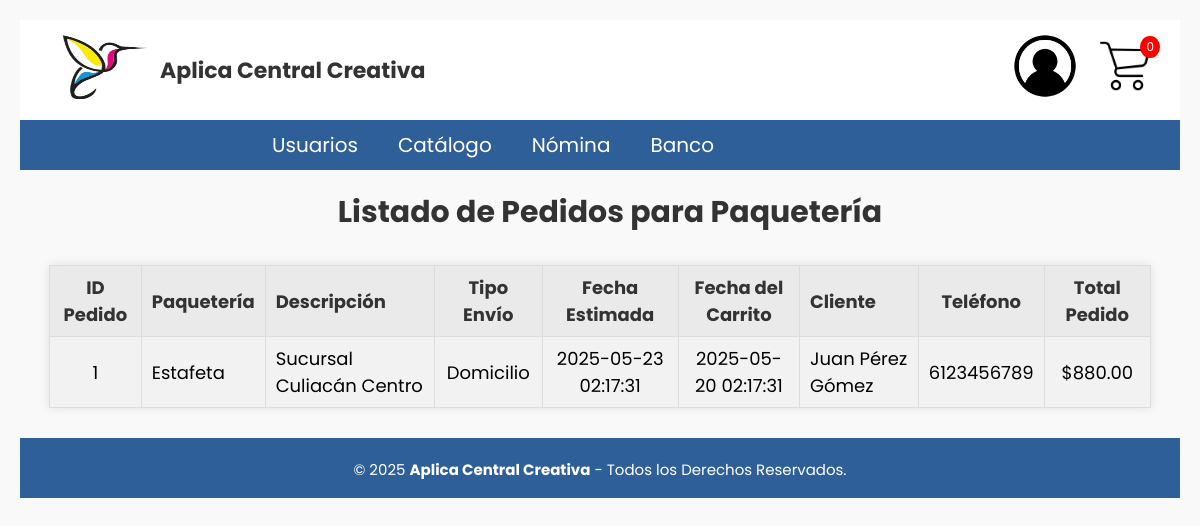
The page /Paqueteria/ver_pedidos.php (signed in) on the database its author committed.
### tables this page shows
CREATE TABLE pedido(
id_pedido INT NOT NULL PRIMARY KEY AUTO_INCREMENT,
id_envio INT NOT NULL,
id_paqueteria INT,
id_carrito INT NOT NULL,
precio_total_pedido DECIMAL(6,2) NOT NULL,
CONSTRAINT fk_pedido_envio FOREIGN KEY (id_envio) REFERENCES envio(id_envio),
CONSTRAINT fk_pedido_paqueteria FOREIGN KEY (id_paqueteria) REFERENCES paqueteria(id_paqueteria),
CONSTRAINT fk_pedido_carrito FOREIGN KEY (id_carrito) REFERENCES carrito(id_carrito)
);

CREATE TABLE paqueteria(
id_paqueteria INT NOT NULL PRIMARY KEY AUTO_INCREMENT,
nombre_paqueteria VARCHAR(50) NOT NULL,
descripcion VARCHAR(50) NOT NULL,
fecha DATETIME NOT NULL
);

CREATE TABLE envio(
id_envio INT NOT NULL PRIMARY KEY AUTO_INCREMENT,
tipo_envio ENUM('Domicilio','Punto de Entrega') NOT NULL,
costo DECIMAL(6,2) NOT NULL,
fecha_estimada DATETIME NOT NULL
);

CREATE TABLE carrito(
id_carrito INT NOT NULL PRIMARY KEY AUTO_INCREMENT,
id_cliente INT NOT NULL,
fecha DATETIME NOT NULL,
total DECIMAL(10,2) DEFAULT 0,
CONSTRAINT fk_cliente_carrito FOREIGN KEY (id_cliente) REFERENCES cliente(id_cliente)
);

CREATE TABLE cliente (
id_cliente INT NOT NULL PRIMARY KEY AUTO_INCREMENT,
id_usuario INT NOT NULL,
nom_persona VARCHAR(50) NOT NULL,
apellido_paterno VARCHAR(20) NOT NULL,
apellido_materno VARCHAR(20) NOT NULL,
telefono VARCHAR(10) NOT NULL,
monedero DECIMAL(6,2) DEFAULT 0,
CONSTRAINT fk_usuario FOREIGN KEY (id_usuario) REFERENCES usuario(id_usuario)
);

### Paqueteria/ver_pedidos.php (the view, shortened to what this page needs)
<?php
include '../BD/ConexionBD.php';
include ('../Nav/header.php');
$sql = "SELECT
            p.id_pedido,
            pq.nombre_paqueteria,
            pq.descripcion,
            e.tipo_envio,
            e.fecha_estimada,
            c.fecha AS fecha_carrito,
            p.precio_total_pedido,
            cl.nom_persona,
            cl.apellido_paterno,
            cl.apellido_materno,
            cl.telefono
        FROM pedido p
        JOIN paqueteria pq ON p.id_paqueteria = pq.id_paqueteria
        JOIN envio e ON p.id_envio = e.id_envio
        JOIN carrito c ON p.id_carrito = c.id_carrito
        JOIN cliente cl ON c.id_cliente = cl.id_cliente
        ORDER BY p.id_pedido DESC";
$result = $conn->query($sql);
?>
<!DOCTYPE html>
<html lang="es">
<head>
    <link rel="stylesheet" href="estilos_pedidos.css">
</head>
<body>
    <h2>Listado de Pedidos para Paquetería</h2>
    <table>
        <tr>
            <th>ID Pedido</th>
            <th class="descripcion">Paquetería</th>
            <th class="descripcion">Descripción</th>
            <th>Tipo Envío</th>
            <th>Fecha Estimada</th>
            <th>Fecha del Carrito</th>
            <th class="cliente">Cliente</th>
            <th class="telefono">Teléfono</th>
            <th>Total Pedido</th>
        </tr>
        <?php
        if ($result && $result->num_rows > 0) {
            while ($row = $result->fetch_assoc()) {
                echo "<tr>
                        <td>{$row['id_pedido']}</td>
                        <td class='descripcion'>{$row['nombre_paqueteria']}</td>
                        <td class='descripcion'>{$row['descripcion']}</td>
                        <td>{$row['tipo_envio']}</td>
                        <td>{$row['fecha_estimada']}</td>
                        <td>{$row['fecha_carrito']}</td>
                        <td class='cliente'>{$row['nom_persona']} {$row['apellido_paterno']} {$row['apellido_materno']}</td>
                        <td class='telefono'>{$row['telefono']}</td>
                        <td>\${$row['precio_total_pedido']}</td>
                      </tr>";
            }
        } else {
            echo "<tr><td colspan='9'>No hay pedidos registrados</td></tr>";
        }
        ?>
    </table>
    <?php
include '../Nav/footer.php';
?>
</body>
</html>

### CSS/cabecera.css (style rules this page uses)
html { font-size: 20px; overflow-y: auto; font-family: 'Poppins', sans-serif; }

### CSS/menu.css (style rules this page uses)
* { padding: 0px; margin: 0px; }

### CSS/formularios.css (style rules this page uses)
* { font-family: 'Poppins', sans-serif; margin: 0; padding: 0; box-sizing: border-box; }

### CSS/cabecera2.css (style rules this page uses)
* { padding: 0px; margin: 0px; }
h1, h2 { color: #000000; }
table { width: 100%; margin-bottom: 20px; border-collapse: collapse; }
table, th, td { border: 1px solid #ddd; }
th, td { padding: 10px; text-align: left; }

### CSS/Carrito.css (style rules this page uses)
body { font-family: 'Segoe UI', Tahoma, Geneva, Verdana, sans-serif; background-color: #f4f4f9; color: #000000; }
th, td { padding: 12px 15px; text-align: center; vertical-align: middle; }
tbody tr { border-bottom: 1px solid #eee; }

### CSS/direccion.css (style rules this page uses)
body { font-family: 'Segoe UI', Tahoma, Geneva, Verdana, sans-serif; background-color: #f4f4f9; color: #000000; }

### CSS/Tarjetas.css (style rules this page uses)
table { width: 95%; margin: 0 auto 40px auto; border-collapse: collapse; font-family: Arial, sans-serif; }
table th, table td { padding: 8px 10px; border: 1px solid #ddd; text-align: center; font-size: 0.9rem; }
table tbody tr:nth-child(even) { background-color: #f2f2f2; }

### CSS/confirmar_pedido.css (style rules this page uses)
body { font-family: 'Segoe UI', Tahoma, Geneva, Verdana, sans-serif; background-color: #f4f4f9; color: #000000; margin: 0; padding: 0; }
h2 { text-align: left; color: #000000; margin-top: 20px; margin-left: 20px; }

### Paqueteria/estilos_pedidos.css (style rules this page uses)
body { font-family: Arial, sans-serif; background-color: #f9f9f9; padding: 20px; }
h2 { text-align: center; margin-bottom: 30px; color: #333; }
table { width: 95%; margin: 0 auto; border-collapse: collapse; background-color: #fff; box-shadow: 0 0 10px rgba(0, 0, 0, 0.1); }
th, td { border: 1px solid #ccc; padding: 12px; text-align: center; }
th.descripcion, td.descripcion, th.cliente, td.cliente { text-align: left; }
th.telefono, td.telefono { width: 110px; }
th { background-color: #eaeaea; color: #333; font-weight: bold; }
tr:nth-child(even) { background-color: #f5f5f5; }

### rows shown on the page
pedido: id_pedido "1", id_paqueteria.nombre_paqueteria "Estafeta", id_paqueteria.descripcion "Sucursal Culiacán Centro", id_envio.tipo_envio "Domicilio", id_envio.fecha_estimada "2025-05-23 02:17:31", id_carrito.fecha "2025-05-20 02:17:31", cliente.nom_persona "Juan", cliente.apellido_paterno "Pérez", cliente.apellido_materno "Gómez", cliente.telefono "6123456789", precio_total_pedido "880.00"

### other values the page prints
$total_cantidad "0"
$nombre "Usuarios"
$nombre "Catálogo"
$nombre "Nómina"
$nombre "Banco"
